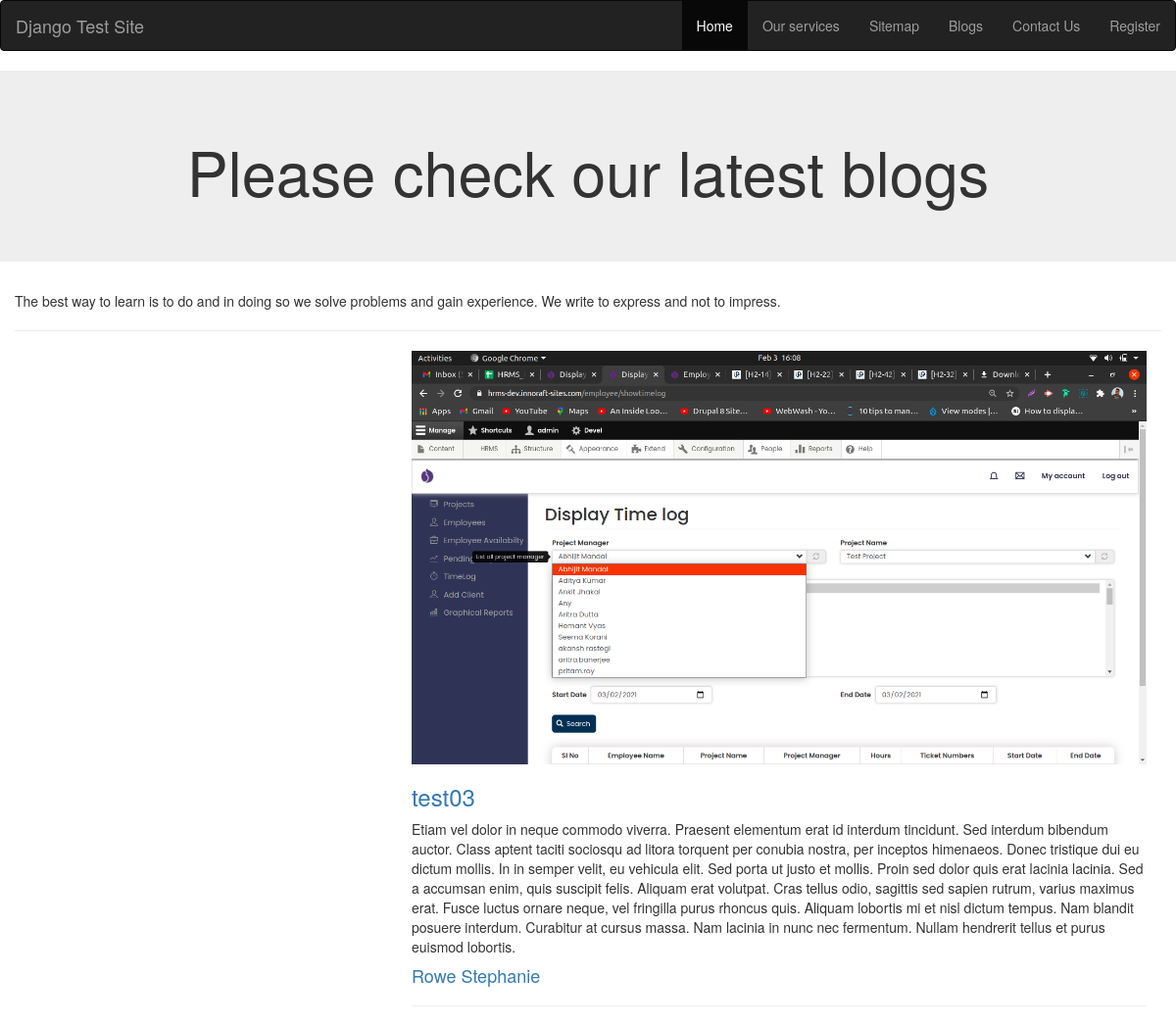
The app's page /blogs/ with its own data.
### blogs/models.py (models this page shows, shortened)
class Blog_Model(models.Model):
    title = models.CharField(max_length=200)
    summary = models.TextField(max_length=300, blank=True, null=True)
    description = models.TextField(max_length=10000, blank=True, null=True)
    image = models.ImageField(upload_to='blog-images/')
    author = models.ForeignKey('Author', on_delete=models.SET_NULL, null=True, blank=True)
    blog_status = models.IntegerField(choices=STATUS, default=0)
    date_created = models.DateTimeField(auto_now_add=True, null=True, blank=True)
    class Meta:
        ordering = ['-date_created']

class Author(models.Model):
    first_name = models.CharField(max_length=100)
    last_name = models.CharField(max_length=100)
    date_of_birth = models.DateField(null=True, blank=True)
    date_of_death = models.DateField('Died', null=True, blank=True)
    def __str__(self):
        return f'{self.last_name} {self.first_name}'

### blogs/views.py (the view)
# urls.py: path('', views.blog_list, name='list-blogs'),
def blog_list(request):
    total_blogs = Blog_Model.objects.all().order_by('-date_created').filter(blog_status=2)
    blog_dict = {'blogs': total_blogs}
    return render(request, 'blog_templates/blog_listing.html', context=blog_dict)

### templates/blog_templates/blog_listing.html
<!DOCTYPE html>
{% extends 'basic_app/base.html'%}
{% block body_block %}
  <h1>Please check our latest blogs</h1>
{% endblock %}
{% block content %}
  <p>The best way to learn is to do and in doing so
    we solve problems and gain experience. We write to
    express and not to impress.</p>
    <hr>
    {% if blogs%}
      {% for blog in blogs %}
      <div class="col-md-8 col-md-offset-4">
            <div class="team-wrapper">
                <div class="blog-img">
                    <img src="{{ blog.image.url }}" class="img-responsive"  alt="{{ blog.title }}">
                </div>
                <div class="blog-title">
                    <h3>
                        <a href="#">{{ blog.title }}</a>
                    </h3>
                </div>
                <div class="blog-des">
                  <p>
                    {{ blog.description }}
                  </p>
                  <h4><a href='#'>{{ blog.author }}</h4>
                </div>
            </div>
            <hr>
      </div>
      {% endfor %}
    {% else %}
    <p>Currently, we haven't uploaded any articles</p>
  {% endif %}
{% endblock %}

### records on screen
Blog_Model: image (picture), title "test03", description "Etiam vel dolor in neque commodo viverra. Praesent elementum erat id interdum tincidunt. Sed interdum bibendum auctor. Class aptent taciti sociosqu ad litora torquent per conubia nostra, per inceptos himenaeos. Donec tristique dui eu dictum mollis. In in semper velit, eu vehicula elit. Sed porta ut justo et mollis. Proin sed dolor quis erat lacinia lacinia. Sed a accumsan enim, quis suscipit felis. Aliquam erat volutpat. Cras tellus odio, sagittis sed sapien rutrum, varius maximus erat. Fusce luctus ornare neque, vel fringilla purus rhoncus quis. Aliquam lobortis mi et nisl dictum tempus. Nam blandit posuere interdum. Curabitur at cursus massa. Nam lacinia in nunc nec fermentum. Nullam…", author "Rowe Stephanie"
